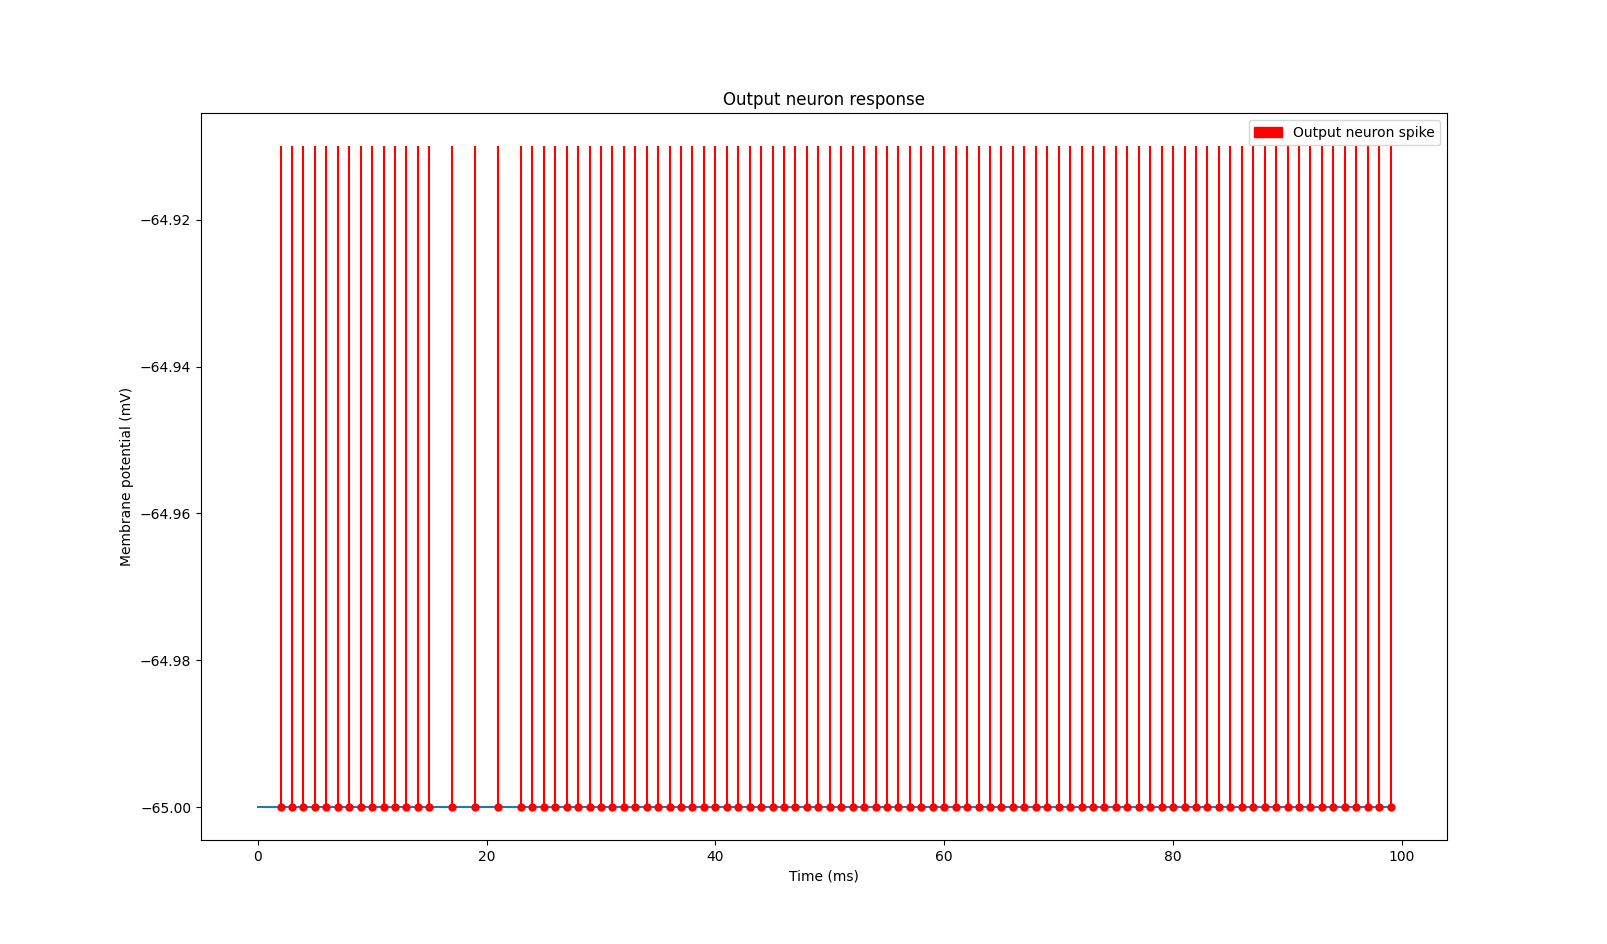

Source code (Python):
import matplotlib.patches as mpatches
import matplotlib.pyplot as plt
import numpy as np
import spynnaker8 as sim

from neural_logic_gates.constant_spike_source import ConstantSpikeSource
from neural_logic_gates.neural_not import NeuralNot
from neural_logic_gates.trace_functions import SpikeTrace

if __name__ == "__main__":
    # Simulator initialization and simulation params
    sim.setup(timestep=1.0)
    simtime = 100.0  # (ms)

    # Other parameters
    global_params = {"min_delay": 1.0}
    neuron_params = {"cm": 0.1, "tau_m": 0.1, "tau_refrac": 0.0, "tau_syn_E": 0.1, "tau_syn_I": 0.1,
                     "v_rest": -65.0, "v_reset": -65.0, "v_thresh": -64.91}

    # Network building
    spike_times = [15.0, 17.0, 19.0, 21.0]
    spike_source = sim.Population(1, sim.SpikeSourceArray(spike_times=spike_times))
    std_conn = sim.StaticSynapse(weight=1.0, delay=global_params["min_delay"])

    not_gate = NeuralNot(sim, global_params, neuron_params, std_conn)
    constant_spike_source = ConstantSpikeSource(sim, global_params, neuron_params, std_conn)

    # Testing
    not_gate.connect_inputs(spike_source)
    not_gate.connect_excitation([constant_spike_source.set_source, constant_spike_source.latch.output_neuron])

    # --- NO NEED TO TOUCH THIS PART OF THE CODE ---
    constant_spike_source.latch.output_neuron.record(('spikes', 'v'))
    not_gate.output_neuron.record(('spikes', 'v'))

    # Run simulation
    sim.run(simtime)

    # Data from the simulation
    css_set_spike = [1]
    css_ff_spikes = constant_spike_source.latch.output_neuron.get_data(variables=["spikes"]).segments[0].spiketrains

    out_spikes = not_gate.output_neuron.get_data(variables=["spikes"]).segments[0].spiketrains
    out_voltage = not_gate.output_neuron.get_data(variables=["v"]).segments[0].analogsignals[0]

    # End simulation
    sim.end()

    # Excel file creation
    trace = SpikeTrace("test_simple_not", simtime)

    trace.printSpikes(1, "Input signal", spike_times, "#92D050")
    trace.printSpikes(2, "Constant spike source (Set)", css_set_spike, "#FF0000")
    trace.printSpikes(3, "Constant spike source (FF)", css_ff_spikes[0], "#FF0000")
    trace.printSpikes(4, "NOT response", out_spikes[0], "#FFF2CC")

    trace.closeExcel()

    # Results
    print("Number of total neurons (NOT gate): " + str(not_gate.total_neurons) +
          "\nNumber of total input connections (NOT gate): " + str(not_gate.total_input_connections) +
          "\nNumber of total internal connections (NOT gate): " + str(not_gate.total_internal_connections) +
          "\nNumber of total output connections (NOT gate): " + str(not_gate.total_output_connections))

    print(out_spikes)

    plt.plot(out_voltage.times, out_voltage)
    plt.plot(out_spikes, [neuron_params["v_rest"]] * len(out_spikes), 'ro', markersize=5)
    plt.vlines(out_spikes, neuron_params["v_rest"], neuron_params["v_thresh"], colors="red")
    plt.title('Output neuron response')
    plt.xlabel('Time (ms)')
    plt.ylabel('Membrane potential (mV)')
    out_label = mpatches.Patch(color='red', label='Output neuron spike')
    plt.legend(handles=[out_label])

    plt.show()
